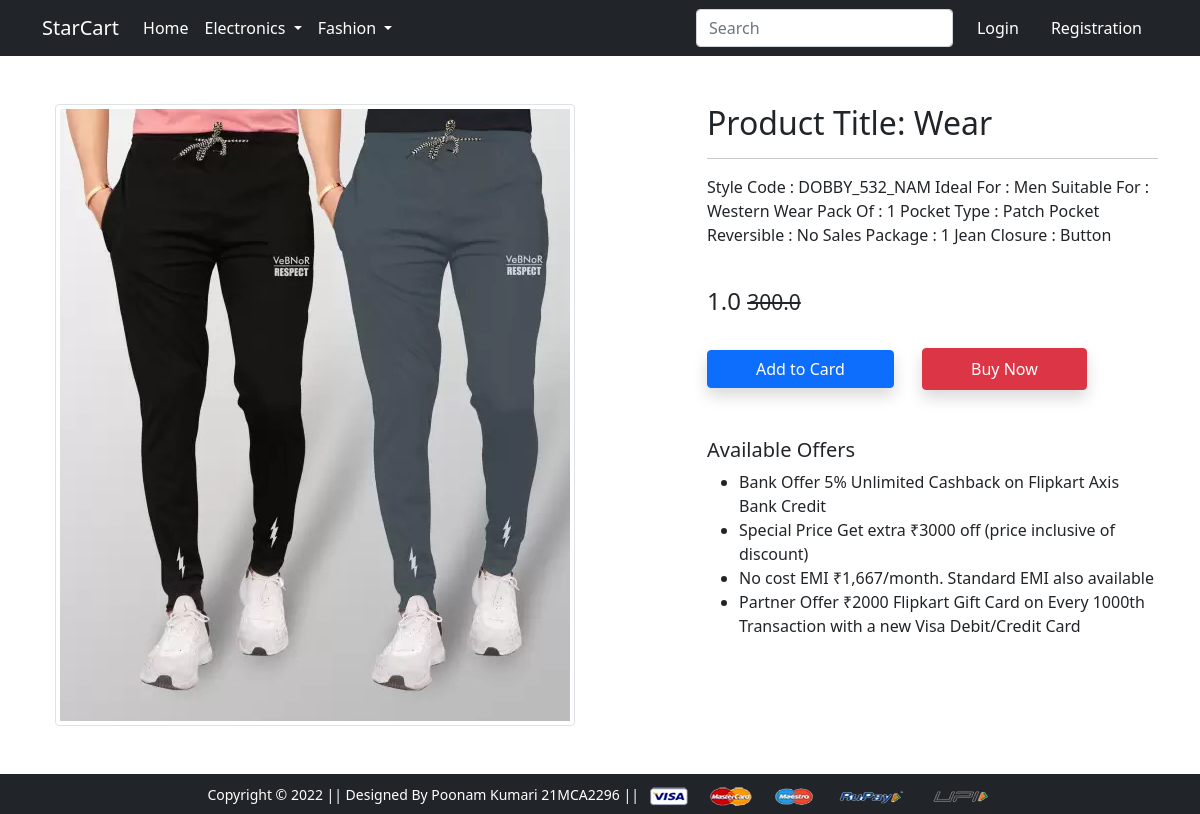
Page /product-detail/9 on the committed database.
### app/models.py (models this page shows, shortened)
class Product(models.Model):
    title = models.CharField ( max_length = 100 )
    selling_price = models.FloatField ( )
    discounted_price = models.FloatField ( )
    description = models.TextField ( )
    brand = models.CharField(max_length = 100 )
    category = models.CharField ( choices = CATEGORY_CHOICES , max_length = 2 )
    product_image = models.ImageField(upload_to = ' productimg')

### app/views.py (the view)
# urls.py: path('product-detail/<int:pk>', views.ProductDetailView.as_view(), name='product-detail'),
class ProductDetailView(View):
    def get(self, request, pk):
        product = Product.objects.get(pk=pk)
        iteam_cart = False
        if request.user.is_authenticated:
            iteam_cart = Cart.objects.filter(Q(product=product.id) & Q(user=request.user)).exists()
        return render(request, 'app/productdetail.html', {'product': product, 'item': iteam_cart})

### app/templates/app/productdetail.html (shortened to what this page needs)
{% extends 'app/base.html' %}
{% load static %}
{% block main-content %}
<div class="container my-5">
 <div class="row">
  <div class="col-sm-6 text-center align-self-center">
   <img src="{{product.product_image.url}}" alt="" class="img-fluid img-thumbnail">
  </div>
  <div class="col-sm-5 offset-sm-1">
   <h2>Product Title: {{product.title}} </h2>
   <hr>
   <p> {{product.description}} </p> <br>
   <h4> {{product.discounted_price}} <small class="fw-light text-decoration-line-through"> {{product.selling_price}} </small></h4> <br>
   {% if not request.user.is_authenticated %}
   <form action="/add-to-cart" class="d-inline">
    <button type="submit" class="btn btn-primary shadow px-5">Add to Card</button>
   </form>
   {% endif %}
   <a href="{% url 'checkout' %}" class="btn btn-danger shadow px-5 py-2 ms-4">Buy Now</a>
   <h5 class="mt-5">Available Offers</h5>
   <ul>
    <li>Bank Offer 5% Unlimited Cashback on Flipkart Axis Bank Credit</li>
    <li>Special Price Get extra ₹3000 off (price inclusive of discount)</li>
    <li>No cost EMI ₹1,667/month. Standard EMI also available</li>
    <li>Partner Offer ₹2000 Flipkart Gift Card on Every 1000th Transaction with a new Visa Debit/Credit Card</li>
   </ul>
  </div>
 </div>
</div>
{% endblock main-content %}

### rows in the picture
Product: product_image (picture), title "Wear", description "Style Code : DOBBY_532_NAM Ideal For : Men Suitable For : Western Wear Pack Of : 1 Pocket Type : Patch Pocket Reversible : No Sales Package : 1 Jean Closure : Button", discounted_price "1.0", selling_price "300.0"
